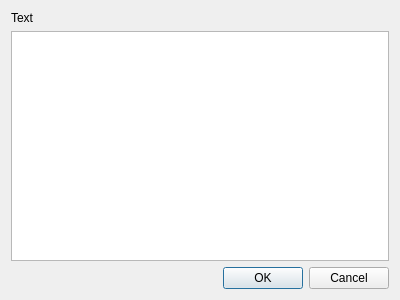
<?xml version="1.0" encoding="UTF-8"?>
<ui version="4.0">
 <class>NoteDialog</class>
 <widget class="QDialog" name="NoteDialog">
  <property name="geometry">
   <rect>
    <x>0</x>
    <y>0</y>
    <width>400</width>
    <height>300</height>
   </rect>
  </property>
  <property name="windowTitle">
   <string>Dialog</string>
  </property>
  <layout class="QVBoxLayout" name="verticalLayout">
   <item>
    <widget class="QLabel" name="textLabel">
     <property name="text">
      <string>Text</string>
     </property>
    </widget>
   </item>
   <item>
    <widget class="QPlainTextEdit" name="textEdit"/>
   </item>
   <item>
    <widget class="QDialogButtonBox" name="buttonBox">
     <property name="orientation">
      <enum>Qt::Horizontal</enum>
     </property>
     <property name="standardButtons">
      <set>QDialogButtonBox::Cancel|QDialogButtonBox::Ok</set>
     </property>
    </widget>
   </item>
  </layout>
 </widget>
 <resources/>
 <connections>
  <connection>
   <sender>buttonBox</sender>
   <signal>accepted()</signal>
   <receiver>NoteDialog</receiver>
   <slot>accept()</slot>
   <hints>
    <hint type="sourcelabel">
     <x>248</x>
     <y>254</y>
    </hint>
    <hint type="destinationlabel">
     <x>157</x>
     <y>274</y>
    </hint>
   </hints>
  </connection>
  <connection>
   <sender>buttonBox</sender>
   <signal>rejected()</signal>
   <receiver>NoteDialog</receiver>
   <slot>reject()</slot>
   <hints>
    <hint type="sourcelabel">
     <x>316</x>
     <y>260</y>
    </hint>
    <hint type="destinationlabel">
     <x>286</x>
     <y>274</y>
    </hint>
   </hints>
  </connection>
 </connections>
</ui>
